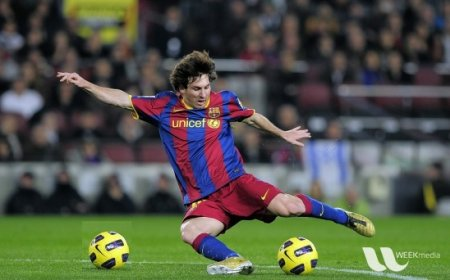
#> input picture Image-Processing/img/roi.jpg, 450 x 280 px
$ python 15-Canny-Edge-Detection.py
#> lines starting #> are read from the running program, lines starting #| are printed output that depends on the picture; after the words box and inside, x2 and y2 are one past the last pixel; in counts of white or black regions, pixels touching at a corner belong together
import cv2
import numpy as np
import matplotlib.pyplot as plt

img = cv2.imread('img/roi.jpg', 0)
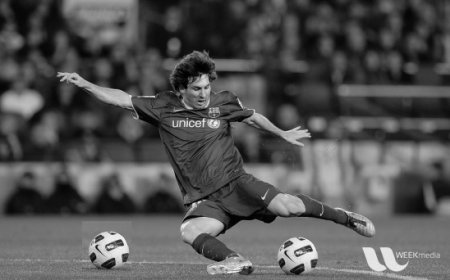
#> img: shape (280, 450); min 0, max 252, mean 83.2

edges = cv2.Canny(img, 200, 200)
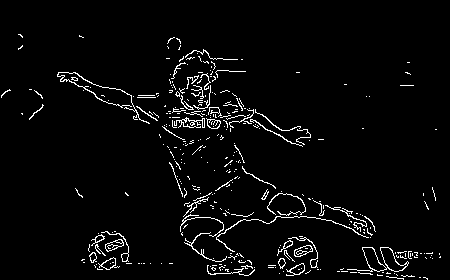
#> edges: shape (280, 450); 3.5% white in thin lines or dots, all inside (x1, y1, x2, y2) = (1, 34, 441, 280)

plt.subplot(121), plt.imshow(img, cmap='gray')
plt.title('Original Image'), plt.xticks([]), plt.yticks([])
plt.subplot(122), plt.imshow(edges, cmap='gray')
plt.title('Edge Image'), plt.yticks([]), plt.yticks([])

plt.show()
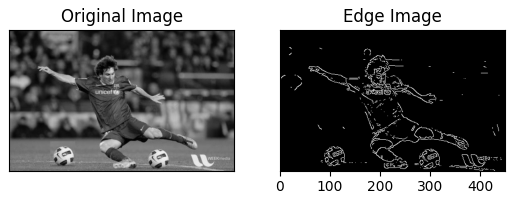
#> figure drawn by matplotlib, 2 panels
